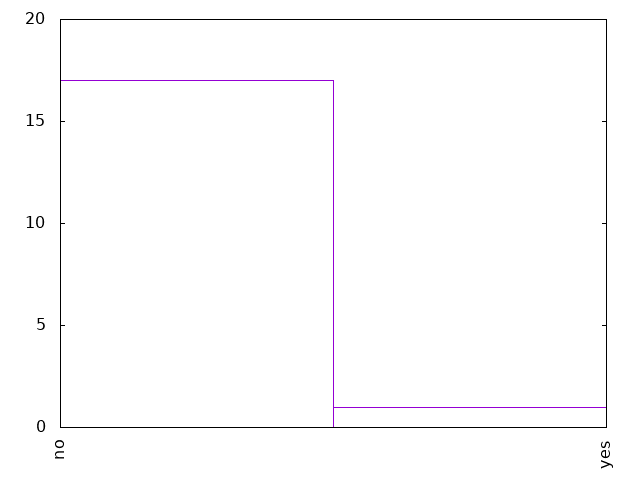

The script that drew this image:
set term png
set out "18-20romantic.png"
set key off
set xtics rotate
set yrange[0:20]

plot '18-20romantic.dat' using 1:xticlabel(2) with boxes
